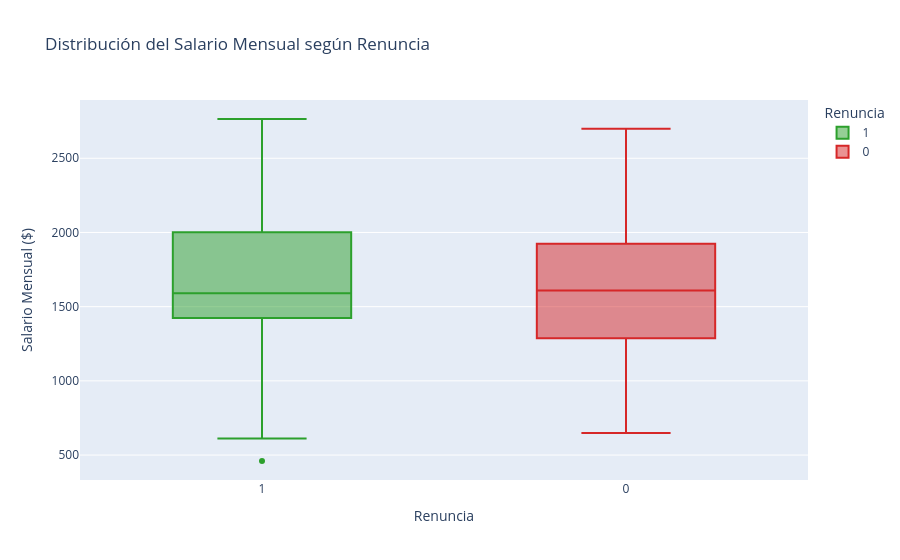
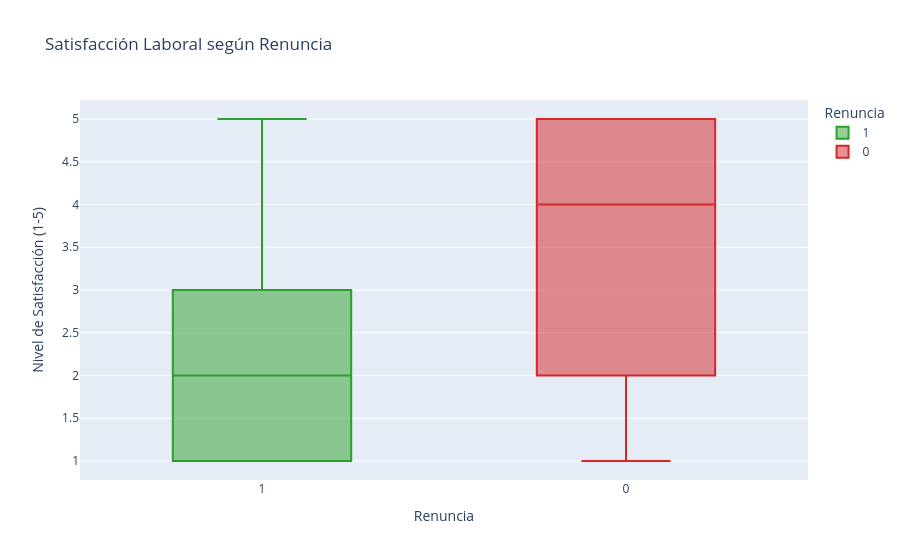

Notebook code cell kept with these figures, in order:
### Code cell
# CELDA 4

"""
Finalmente, necesitamos graficar los boxplots del salario y la satisfacción 
separados por la variable renuncia para identificar patrones visuales.
"""


# 4. Boxplots de Salario y Satisfacción vs Renuncia
# Boxplot de Salario
fig_box_salario = px.box(
    df, 
    x='renuncia', 
    y='salario_mensual', 
    color='renuncia',
    title='Distribución del Salario Mensual según Renuncia',
    labels={'renuncia': 'Renuncia', 'salario_mensual': 'Salario Mensual ($)'},
    color_discrete_sequence=['#2ca02c', '#d62728']
)
fig_box_salario.update_layout(xaxis_type='category')
fig_box_salario.show()

# Boxplot de Satisfacción Laboral
fig_box_satisfaccion = px.box(
    df, 
    x='renuncia', 
    y='satisfaccion_laboral', 
    color='renuncia',
    title='Satisfacción Laboral según Renuncia',
    labels={'renuncia': 'Renuncia', 'satisfaccion_laboral': 'Nivel de Satisfacción (1-5)'},
    color_discrete_sequence=['#2ca02c', '#d62728']
)
fig_box_satisfaccion.update_layout(xaxis_type='category')
fig_box_satisfaccion.show()

### Figure 1 — Plotly figure (JSON) as saved in the notebook; plotly's stock layout.template omitted (floating-point values rounded to 4 significant figures; data arrays with more than 128 entries replaced by an {"elided": "..."} marker saying what was removed)
{"data": [{"alignmentgroup": "True", "hovertemplate": "Renuncia=%{x}<br>Salario Mensual ($)=%{y}<extra></extra>", "legendgroup": "1", "marker": {"color": "#2ca02c"}, "name": "1", "notched": false, "offsetgroup": "1", "orientation": "v", "showlegend": true, "type": "box", "x": [1, 1, 1, 1, 1, 1, 1, 1, 1, 1, 1, 1, 1, 1, 1, 1, 1, 1, 1, 1, 1, 1, 1, 1, 1, 1, 1, 1, 1, 1, 1, 1, 1, 1, 1, 1, 1, 1, 1, 1, 1, 1, 1, 1, 1, 1, 1, 1, 1, 1, 1, 1, 1, 1, 1, 1, 1, 1, 1, 1, 1, 1, 1, 1, 1, 1, 1, 1, 1, 1, 1, 1, 1, 1, 1, 1, 1, 1, 1, 1, 1, 1, 1, 1, 1, 1, 1, 1, 1, 1, 1, 1, 1, 1, 1, 1, 1, 1, 1, 1, 1], "x0": " ", "xaxis": "x", "y": [2765.0, 1590.0, 1165.0, 1792.0, 1389.0, 1115.0, 1583.0, 1556.0, 2703.0, 1824.0, 1407.0, 1122.0, 1341.0, 1436.0, 2053.0, 1602.0, 2204.0, 1810.0, 1802.0, 1437.0, 612.2, 1173.0, 1466.0, 2290.0, 2318.0, 1532.0, 2525.0, 1980.0, 834.4, 1524.0, 1144.0, 1492.0, 1384.0, 2083.0, 1575.0, 1941.0, 1085.0, 1904.0, 1128.0, 2589.0, 1477.0, 1682.0, 2152.0, 1503.0, 1565.0, 2371.0, 2026.0, 1212.0, 1008.0, 1843.0, 2061.0, 1863.0, 1617.0, 460.0, 2338.0, 1636.0, 885.1, 1326.0, 1430.0, 1525.0, 1513.0, 1431.0, 2194.0, 1520.0, 2329.0, 1339.0, 1552.0, 1993.0, 2562.0, 1317.0, 1304.0, 1636.0, 1986.0, 1430.0, 983.9, 2384.0, 1691.0, 2048.0, 1658.0, 2273.0, 2342.0, 1848.0, 2164.0, 1931.0, 2056.0, 1964.0, 1832.0, 2111.0, 1468.0, 1561.0, 1884.0, 1340.0, 1805.0, 2246.0, 1546.0, 798.9, 1523.0, 1588.0, 1362.0, 1833.0, 1525.0], "y0": " ", "yaxis": "y"}, {"alignmentgroup": "True", "hovertemplate": "Renuncia=%{x}<br>Salario Mensual ($)=%{y}<extra></extra>", "legendgroup": "0", "marker": {"color": "#d62728"}, "name": "0", "notched": false, "offsetgroup": "0", "orientation": "v", "showlegend": true, "type": "box", "x": {"elided": "249 int values"}, "x0": " ", "xaxis": "x", "y": {"elided": "249 float values"}, "y0": " ", "yaxis": "y"}], "layout": {"boxmode": "overlay", "legend": {"title": {"text": "Renuncia"}, "tracegroupgap": 0}, "title": {"text": "Distribución del Salario Mensual según Renuncia"}, "xaxis": {"anchor": "y", "categoryarray": [1, 0], "categoryorder": "array", "domain": [0, 1], "title": {"text": "Renuncia"}, "type": "category"}, "yaxis": {"anchor": "x", "domain": [0, 1], "title": {"text": "Salario Mensual ($)"}}}}

### Figure 2 — Plotly figure (JSON) as saved in the notebook; plotly's stock layout.template omitted (floating-point values rounded to 4 significant figures; data arrays with more than 128 entries replaced by an {"elided": "..."} marker saying what was removed)
{"data": [{"alignmentgroup": "True", "hovertemplate": "Renuncia=%{x}<br>Nivel de Satisfacción (1-5)=%{y}<extra></extra>", "legendgroup": "1", "marker": {"color": "#2ca02c"}, "name": "1", "notched": false, "offsetgroup": "1", "orientation": "v", "showlegend": true, "type": "box", "x": [1, 1, 1, 1, 1, 1, 1, 1, 1, 1, 1, 1, 1, 1, 1, 1, 1, 1, 1, 1, 1, 1, 1, 1, 1, 1, 1, 1, 1, 1, 1, 1, 1, 1, 1, 1, 1, 1, 1, 1, 1, 1, 1, 1, 1, 1, 1, 1, 1, 1, 1, 1, 1, 1, 1, 1, 1, 1, 1, 1, 1, 1, 1, 1, 1, 1, 1, 1, 1, 1, 1, 1, 1, 1, 1, 1, 1, 1, 1, 1, 1, 1, 1, 1, 1, 1, 1, 1, 1, 1, 1, 1, 1, 1, 1, 1, 1, 1, 1, 1, 1], "x0": " ", "xaxis": "x", "y": [2, 1, 2, 5, 2, 3, 1, 1, 2, 3, 1, 1, 3, 4, 1, 2, 1, 5, 1, 5, 5, 2, 2, 1, 1, 2, 2, 1, 2, 1, 2, 2, 2, 1, 2, 1, 1, 1, 1, 2, 1, 5, 4, 2, 4, 2, 2, 1, 1, 1, 1, 1, 3, 2, 1, 5, 2, 1, 2, 4, 1, 2, 2, 2, 2, 4, 1, 2, 1, 2, 1, 2, 2, 1, 2, 1, 1, 3, 4, 3, 2, 1, 2, 3, 5, 1, 3, 2, 2, 5, 1, 1, 1, 3, 5, 2, 2, 4, 5, 1, 4], "y0": " ", "yaxis": "y"}, {"alignmentgroup": "True", "hovertemplate": "Renuncia=%{x}<br>Nivel de Satisfacción (1-5)=%{y}<extra></extra>", "legendgroup": "0", "marker": {"color": "#d62728"}, "name": "0", "notched": false, "offsetgroup": "0", "orientation": "v", "showlegend": true, "type": "box", "x": {"elided": "249 int values"}, "x0": " ", "xaxis": "x", "y": {"elided": "249 int values"}, "y0": " ", "yaxis": "y"}], "layout": {"boxmode": "overlay", "legend": {"title": {"text": "Renuncia"}, "tracegroupgap": 0}, "title": {"text": "Satisfacción Laboral según Renuncia"}, "xaxis": {"anchor": "y", "categoryarray": [1, 0], "categoryorder": "array", "domain": [0, 1], "title": {"text": "Renuncia"}, "type": "category"}, "yaxis": {"anchor": "x", "domain": [0, 1], "title": {"text": "Nivel de Satisfacción (1-5)"}}}}
